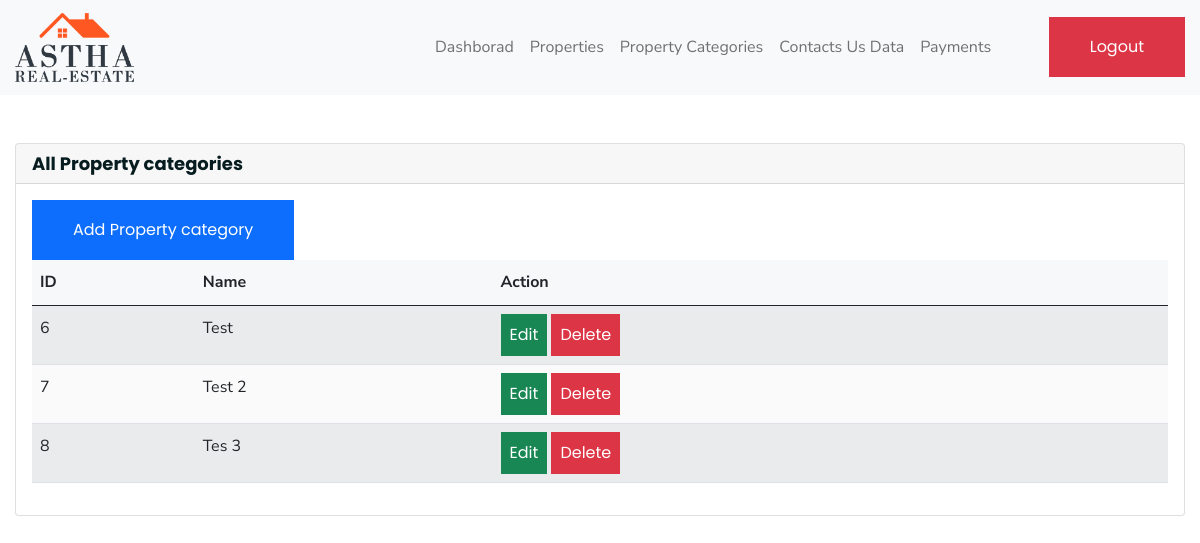
/admin/categories.php (signed in), run on the app's committed database.
### tables this page shows
CREATE TABLE `categories` (
  `id` bigint UNSIGNED NOT NULL,
  `name` varchar(255) NOT NULL
);

### admin/categories.php (the view, shortened to what this page needs)
<?php require_once 'nav.php' ?>
<?php
    $categories = [];
    $sql = "SELECT * FROM categories";
    $result = $conn->query($sql);
    if($result->num_rows > 0) {
        while($obj = $result->fetch_object()) {
            array_push($categories, $obj);
        }
    }
?>
<div class="container">
    <div class="card mt-5">
        <h5 class="card-header">All Property categories</h5>
        <div class="card-body">
            <div class="row">
                <div class="col-md-6">
                    <a href="add_property_category.php">
                        <button class="btn btn-primary">Add Property category</button>
                    </a>
                </div>
            </div>
            <table class="table table-striped">
                <thead>
                    <tr>
                        <th scope="col">ID</th>
                        <th scope="col">Name</th>
                        <th scope="col">Action</th>
                    </tr>
                </thead>
                <tbody>
                    <?php if(count($categories)  > 0) {
                        foreach($categories as $key => $category) {
                            $name = $category->name;
                            $id = $category->id;
                        ?>
                            <tr>
                                <td><?php echo($id);?></td>
                                <td><?php echo($name);?></td>
                                <td>
                                    <a href="edit_property_category.php?id=<?php echo($id);?>">
                                        <button type="button" class="btn btn-success p-2">Edit</button>
                                    </a>
                                    <a href="delete_property_category.php?id=<?php echo ($id);?>">
                                        <button type="button" class="btn btn-danger p-2">Delete</button>
                                    </a>
                                </td>
                            </tr>
                        <?php
                        }
                    }?>
                </tbody>
            </table>
        </div>
    </div>
</div>
<?php require_once 'footer.php' ?>

### asset/css/responsive.css (style rules this page uses)
@media (min-width: 1200px) { .container { max-width: 1200px; } }

### data on the page
categories: id "6", name "Test"
categories: id "7", name "Test 2"
categories: id "8", name "Tes 3"
